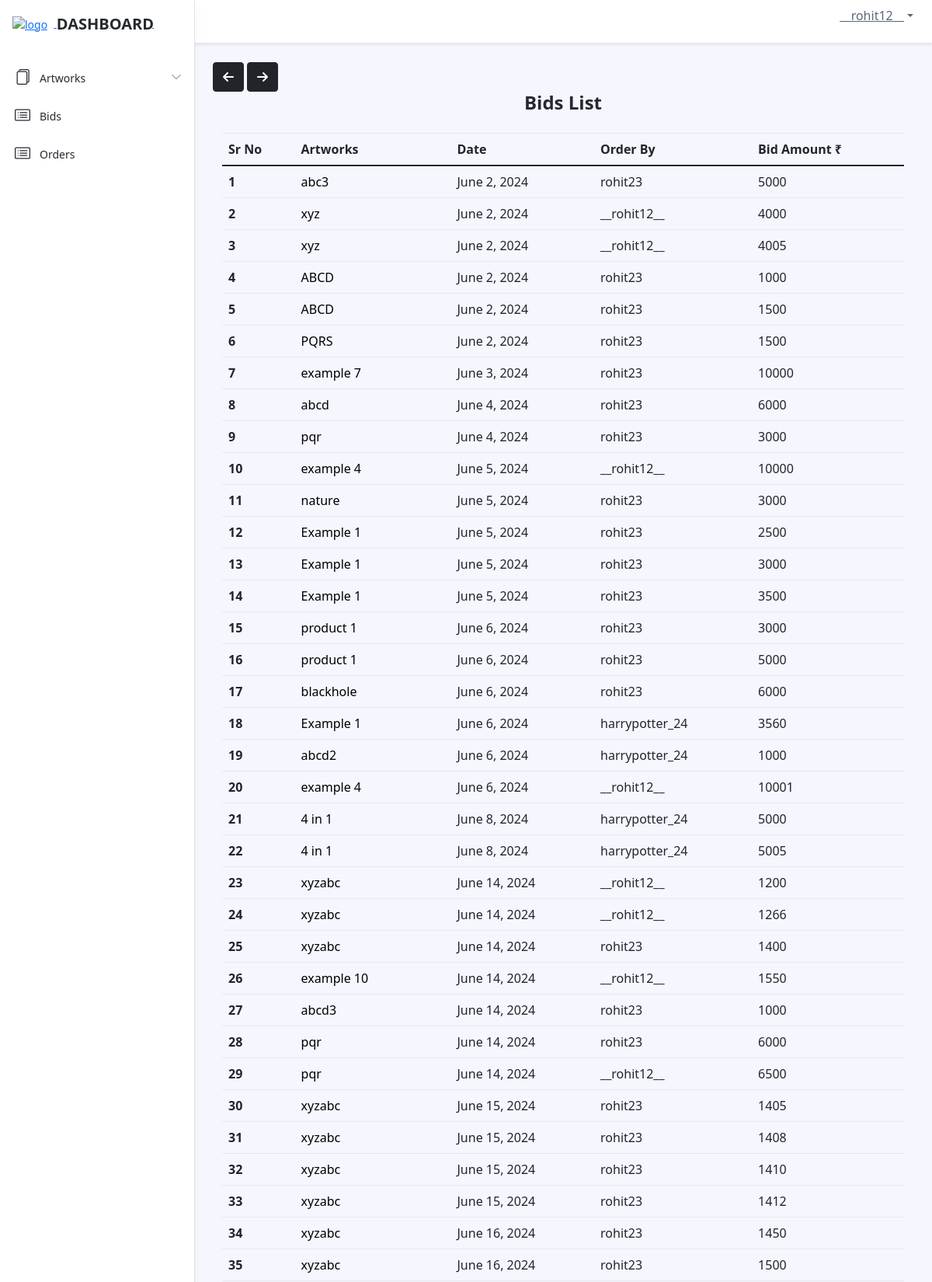
Page /dashboard/bidlist/ (signed in, upper part) on the committed database.
### dashboard/models.py (models this page shows, shortened)
class Bid(models.Model):
    user = models.ForeignKey(settings.AUTH_USER_MODEL, on_delete=models.CASCADE)
    product = models.ForeignKey(Artwork, on_delete=models.CASCADE)
    bid_date = models.DateField(auto_now_add=True)
    bid_amt = models.IntegerField(default=1)

class Artwork(models.Model):
    product_id = models.CharField(max_length=255, default="")
    product_name = models.CharField(max_length=255, default="", blank=False, null=False)
    product_price = models.IntegerField(default=0, null=False)
    opening_bid = models.IntegerField(default=0)
    product_cat = models.ForeignKey('Catalogue', on_delete=models.CASCADE)
    product_qty = models.IntegerField(default=0)
    product_image = models.ImageField(upload_to='arts/')
    dimension_unit = models.CharField(max_length=2, choices=[('cm', 'Centimeters'), ('ft', 'Feet')])
    length_in_centimeters = models.FloatField(default=0.0, blank=True, null=True)
    width_in_centimeters = models.FloatField(default=0.0, blank=True, null=True)
    foot = models.FloatField(default=0, blank=True, null=True)
    inches = models.FloatField(default=0, blank=True, null=True)
    end_date = models.DateField()
    user = models.ForeignKey(settings.AUTH_USER_MODEL, on_delete=models.CASCADE)
    is_sold = models.BooleanField(default=False)
    def __str__(self):
        return self.product_name

### dashboard/views.py (the view)
# urls.py: path('bidlist/', views.BidListView.as_view(), name="bid_list"),
class BidListView(LoginRequiredMixin, ListView):
    model = Bid
    template_name = 'dashboard/bids_list.html'

### art/context_processors.py (called while the page is built)
def catalogue_list(request):
    return {"catalogue_list": Catalogue.objects.all()}

### dashboard/models.py (called while the page is built)
    def __str__(self):
        return self.cat_name

### dashboard/templatetags/auth_extras.py (called while the page is built)
@register.filter(name='has_group')
def has_group(user, group_name):
    group = Group.objects.get(name=group_name)
    return True if group in user.groups.all() else False

### templates/dashboard/bids_list.html (shortened to what this page needs)
{% extends './base.html' %}
{% load static %}
{% block links %}
<link rel="stylesheet" href="{% static 'dashboard/css/ordermodel_list.css' %}">
<link rel="stylesheet" href="https://stackpath.bootstrapcdn.com/bootstrap/4.5.2/css/bootstrap.min.css">
{% endblock %}
{% block content %}
{% include './includes/header.html' %}
{% include "art/arrow_button.html" %}
{% load auth_extras %}
<div class="app-wrapper">
    <div class="app-content pt-3 p-md-3 p-lg-4">
        <button onclick="goBack()" class="btn btn-dark"><i class="fa-solid fa-arrow-left"></i></button>
        <button onclick="goForward()" class="btn btn-dark"><i class="fa-solid fa-arrow-right"></i></button>
        <div class="container-xl">
            <h1 class="app-page-title">Bids List</h1>
            <div class="row g-4 mb-4">
                <table class="table">
                    <thead>
                        <tr>
                            <th scope="col">Sr No</th>
                            <th scope="col">Artworks</th>
                            <th scope="col">Date</th>
                            {% if user|has_group:"SellerGroup" %}
                            <th scope="col">Order By</th>
                            {% endif %}
                            <th scope="col">Bid Amount ₹</th>
                        </tr>
                    </thead>
                    <tbody>
                        {% for bid in object_list %}
                        <tr>
                            <th scope="row">{{ forloop.counter }}</th>
                            <td>
                                <a href="#" class="artworks-order" data-toggle="modal" data-target="#productModal" data-product-id="{{ bid.product.id }}" data-product-name="{{ bid.product }}" data-product-image-url="{{ bid.product.product_image.url }}" data-product-dimensions="{{ bid.product.length_in_centimeters }} x {{ bid.product.width_in_centimeters }} cm" data-product-catalogue="{{ bid.product.product_cat }}" data-product-opening-bid="₹ {{ bid.product.opening_bid }}" data-last-bid="{{ bid.bid_amt }}">{{ bid.product }}</a>
                            </td>
                            <td>{{ bid.bid_date }}</td>
                            {% if user|has_group:"SellerGroup" %}
                            <td>{{ bid.user }}</td>
                            {% endif %}
                            <td>{{ bid.bid_amt }}</td>
                        </tr>
                        {% empty %}
                        <tr>
                            <td colspan="5">
                                <h3>No artworks to show</h3>
                            </td>
                        </tr>
                        {% endfor %}
                    </tbody>
                </table>
            </div>
        </div>
    </div>
</div>
{% endblock %}

### templates/dashboard/includes/header.html (shortened to what this page needs)
{% load static %}
{% load auth_extras %}
<link href="https://stackpath.bootstrapcdn.com/bootstrap/5.1.3/css/bootstrap.min.css" rel="stylesheet">
<header class="app-header fixed-top">
    <div class="app-header-inner">
        <div class="container-fluid py-2">
            <div class="app-header-content">
                <div class="row justify-content-between align-items-center">
                    <div class="app-utilities col-auto">
                        <div class="app-utility-item app-user-dropdown dropdown">
                            <a class="dropdown-toggle" id="user-dropdown-toggle" data-bs-toggle="dropdown" href="#" role="button" aria-expanded="false">{{ user }}</a>
                        </div>
                    </div>
                </div>
            </div>
        </div>
    </div>
    <div id="app-sidepanel" class="app-sidepanel">
        <div class="sidepanel-inner d-flex flex-column">
            <div class="app-branding">
                <a class="app-logo" href="#" data-bs-toggle="modal" data-bs-target="#logoModal">
                    <img class="logo-icon me-2" src="{% static 'logo.jpeg' %}" alt="logo">
                    <span class="logo-text">DASHBOARD</span>
                </a>
            </div>
            <nav id="app-nav-main" class="app-nav app-nav-main flex-grow-1">
                <ul class="app-menu list-unstyled accordion" id="menu-accordion">
                    {% if user|has_group:"SellerGroup" %}
                    <li class="nav-item has-submenu">
                        <a class="nav-link submenu-toggle" href="#" data-bs-toggle="collapse" data-bs-target="#submenu-1" aria-expanded="false" aria-controls="submenu-1">
                            <span class="nav-icon">
                            </span>
                            <span class="nav-link-text">Artworks</span>
                            <span class="submenu-arrow">
                                <svg width="1em" height="1em" viewBox="0 0 16 16" class="bi bi-chevron-down" fill="currentColor" xmlns="http://www.w3.org/2000/svg">
                                    <path fill-rule="evenodd" d="M1.646 4.646a.5.5 0 0 1 .708 0L8 10.293l5.646-5.647a.5.5 0 0 1 .708.708l-6 6a.5.5 0 0 1-.708 0l-6-6a.5.5 0 0 1 0-.708z"/>
                                </svg>
                            </span>
                        </a>
                    </li>
                    <li class="nav-item">
                        <a class="nav-link" href="{% url 'dashboard:bid_list' %}">
                            <span class="nav-icon">
                            </span>
                            <span class="nav-link-text">Bids</span>
                        </a>
                    </li>
                    {% endif %}
                    <li class="nav-item">
                        <a class="nav-link" href="{% url 'dashboard:order_list' %}">
                            <span class="nav-icon">
                            </span>
                            <span class="nav-link-text">Orders</span>
                        </a>
                    </li>
                </ul>
            </nav>
        </div>
    </div>
</header>

### static/dashboard/css/ordermodel_list.css (style rules this page uses)
.artworks-order { color:black !important; text-decoration:none; }

### static/dashboard/css/signup.css (style rules this page uses)
.btn { display: inline-block; font-weight: 400; color: #fff; text-align: center; vertical-align: middle; -webkit-user-select: none; -moz-user-select: none; -ms-user-select: none; user-select: none; background-color: transparent; border: 1px solid transparent; padding: 0.375rem 0.75rem; font-size: 1rem; line-height: 1.5; border-radius: 0.25rem; }

### static/dashboard/css/navbar.css (style rules this page uses)
:root { --border-color: black; }

### static/dashboard/css/unsold.css (style rules this page uses)
.row { justify-content: start; --bs-gutter-y: 1.5rem !important; }

### static/dashboard/css/contact.css (style rules this page uses)
:root { --background-color: #e7e7e7; --text-color: #000; --link-color: #343434; --link-hover-color: #000000; --title-color: #000; --contact-text-color: #000; }
body { background-color: var(--background-color); color: var(--text-color); }

### static/dashboard/css/faq.css (style rules this page uses)
:root { --background-color: #f8f9fa; --text-color: #000; --link-color: #007bff; --link-hover-color: #0056b3; --title-color: #000; --accordion-bg-color: #fff; --accordion-border-color: #ddd; --accordion-header-bg-color: #f7f7f7; --accordion-header-text-color: #000; }
body { background-color: var(--background-color); color: var(--text-color); }

### static/dashboard/css/index.css (style rules this page uses)
:root { --background-color: #e7e7e7; --text-color: #000; --link-color: #343434; --link-hover-color: #000000; --title-color: #000; --contact-text-color: #000; }
.row { justify-content: start; --bs-gutter-y: 1.5rem !important; }

### static/home/css/about.css (style rules this page uses)
body, h1, h4, p { margin: 0; padding: 0; }
h1, h4 { text-align: center; }

### static/dashboard/css/register_seller.css (style rules this page uses)
.btn { display: inline-block; font-weight: 400; color: #fff; text-align: center; vertical-align: middle; -webkit-user-select: none; -moz-user-select: none; -ms-user-select: none; user-select: none; background-color: transparent; border: 1px solid transparent; padding: 0.375rem 0.75rem; font-size: 1rem; line-height: 1.5; border-radius: 0.25rem; }

### rows in the picture
Bid: product "abc3", bid_date "June 2, 2024", user "rohit23", bid_amt "5000"
Bid: product "xyz", bid_date "June 2, 2024", user "__rohit12__", bid_amt "4000"
Bid: product "xyz", bid_date "June 2, 2024", user "__rohit12__", bid_amt "4005"
Bid: product "ABCD", bid_date "June 2, 2024", user "rohit23", bid_amt "1000"
Bid: product "ABCD", bid_date "June 2, 2024", user "rohit23", bid_amt "1500"
Bid: product "PQRS", bid_date "June 2, 2024", user "rohit23", bid_amt "1500"
Bid: product "example 7", bid_date "June 3, 2024", user "rohit23", bid_amt "10000"
Bid: product "abcd", bid_date "June 4, 2024", user "rohit23", bid_amt "6000"
Bid: product "pqr", bid_date "June 4, 2024", user "rohit23", bid_amt "3000"
Bid: product "example 4", bid_date "June 5, 2024", user "__rohit12__", bid_amt "10000"
Bid: product "nature", bid_date "June 5, 2024", user "rohit23", bid_amt "3000"
Bid: product "Example 1", bid_date "June 5, 2024", user "rohit23", bid_amt "2500"
Bid: product "Example 1", bid_date "June 5, 2024", user "rohit23", bid_amt "3000"
Bid: product "Example 1", bid_date "June 5, 2024", user "rohit23", bid_amt "3500"
Bid: product "product 1", bid_date "June 6, 2024", user "rohit23", bid_amt "3000"
Bid: product "product 1", bid_date "June 6, 2024", user "rohit23", bid_amt "5000"
Bid: product "blackhole", bid_date "June 6, 2024", user "rohit23", bid_amt "6000"
Bid: product "Example 1", bid_date "June 6, 2024", user "harrypotter_24", bid_amt "3560"
Bid: product "abcd2", bid_date "June 6, 2024", user "harrypotter_24", bid_amt "1000"
Bid: product "example 4", bid_date "June 6, 2024", user "__rohit12__", bid_amt "10001"
Bid: product "4 in 1", bid_date "June 8, 2024", user "harrypotter_24", bid_amt "5000"
Bid: product "4 in 1", bid_date "June 8, 2024", user "harrypotter_24", bid_amt "5005"
Bid: product "xyzabc", bid_date "June 14, 2024", user "__rohit12__", bid_amt "1200"
Bid: product "xyzabc", bid_date "June 14, 2024", user "__rohit12__", bid_amt "1266"
Bid: product "xyzabc", bid_date "June 14, 2024", user "rohit23", bid_amt "1400"
Bid: product "example 10", bid_date "June 14, 2024", user "__rohit12__", bid_amt "1550"
Bid: product "abcd3", bid_date "June 14, 2024", user "rohit23", bid_amt "1000"
Bid: product "pqr", bid_date "June 14, 2024", user "rohit23", bid_amt "6000"
Bid: product "pqr", bid_date "June 14, 2024", user "__rohit12__", bid_amt "6500"
Bid: product "xyzabc", bid_date "June 15, 2024", user "rohit23", bid_amt "1405"
Bid: product "xyzabc", bid_date "June 15, 2024", user "rohit23", bid_amt "1408"
Bid: product "xyzabc", bid_date "June 15, 2024", user "rohit23", bid_amt "1410"
Bid: product "xyzabc", bid_date "June 15, 2024", user "rohit23", bid_amt "1412"
Bid: product "xyzabc", bid_date "June 16, 2024", user "rohit23", bid_amt "1450"
Bid: product "xyzabc", bid_date "June 16, 2024", user "rohit23", bid_amt "1500"

### other values in the picture
{{ user }} "__rohit12__"
